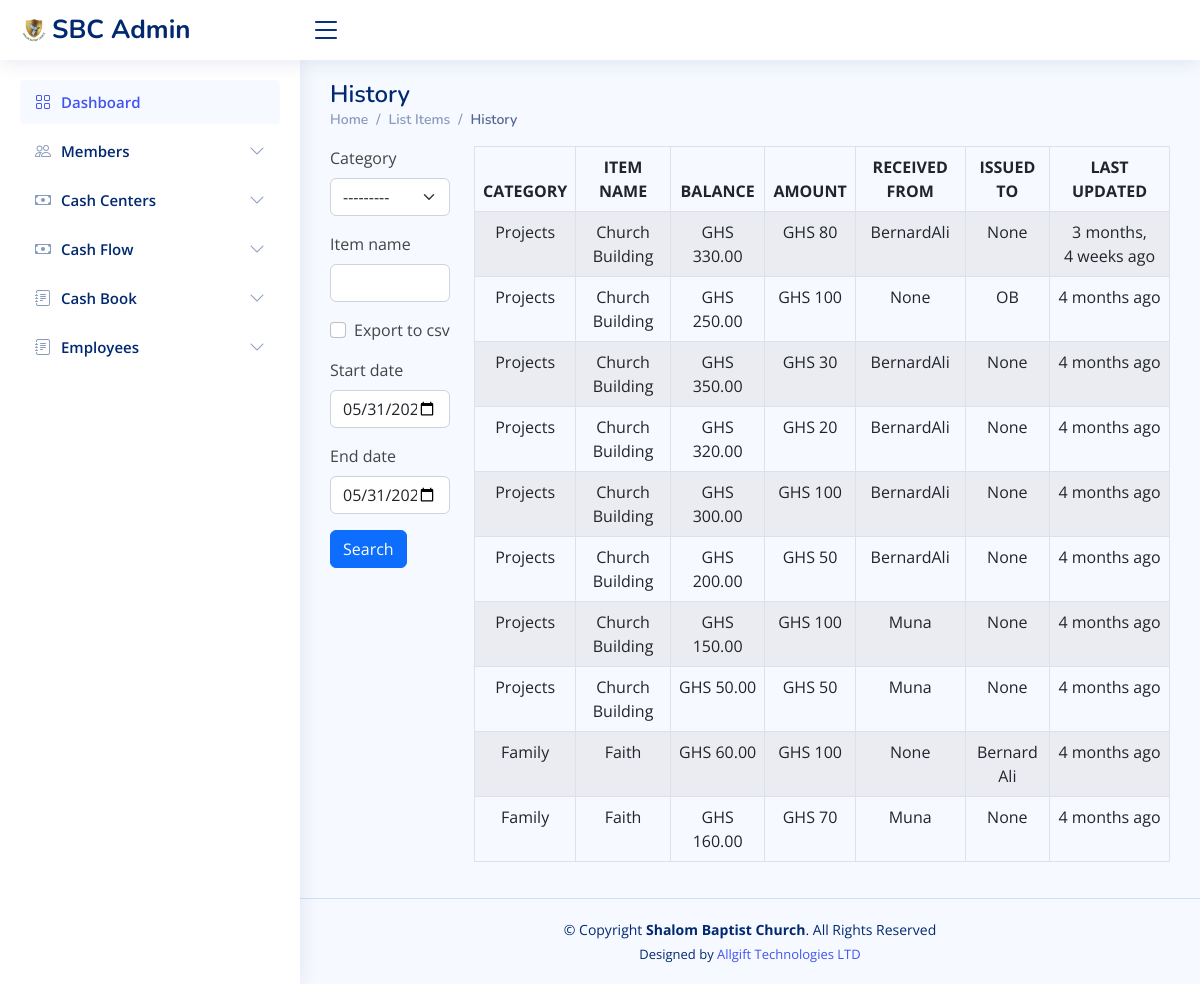
The page /accounts/list_history/ on the database as committed earlier.
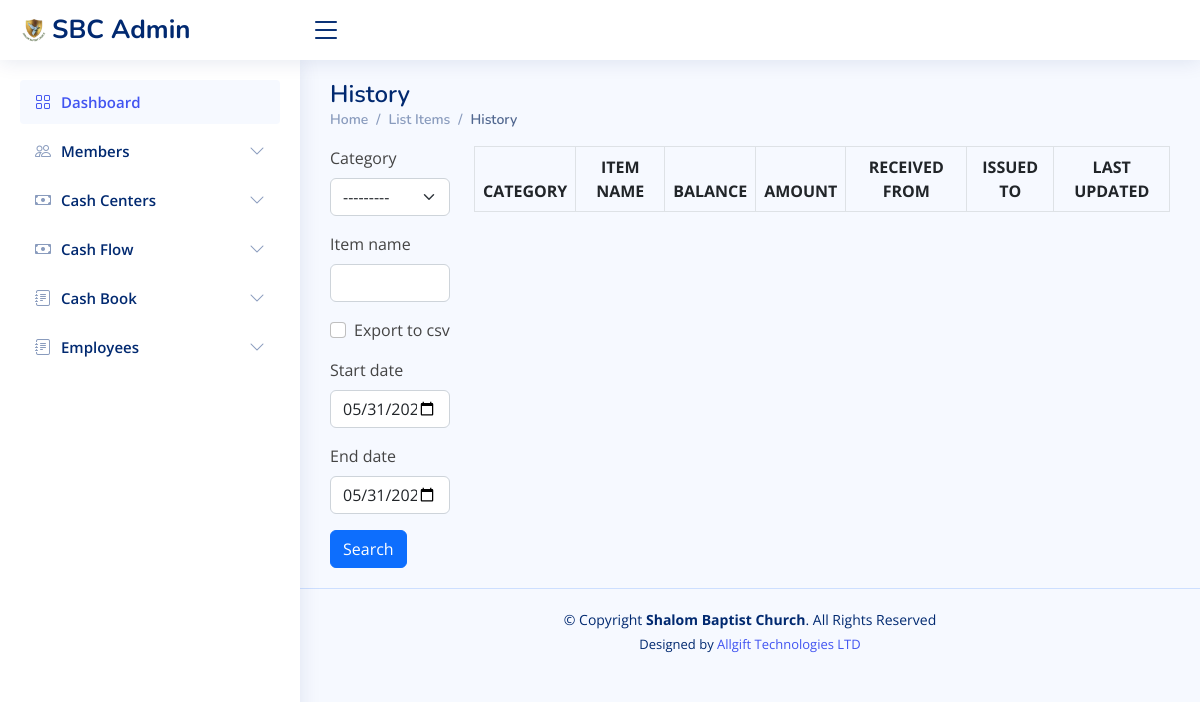
The same page on the database as committed later.
### accounts/models.py (models this page shows, shortened)
class CashFlowHistory(models.Model):
    category = models.ForeignKey(Category, on_delete=models.DO_NOTHING, blank=True)
    item_name = models.CharField(max_length=50, blank=True, null=True)
    image = models.ImageField(default='product.png', upload_to='category_pics')
    receipt_no = models.CharField(max_length=50, blank=True, null=True)
    item_description = models.TextField(blank=True, null=True)
    amount = models.IntegerField(default='0', blank=True, null=True)
    returned_to = models.CharField(max_length=50, blank=True, null=True)
    received_from = models.ForeignKey(Profile, on_delete=models.DO_NOTHING, blank=True, null=True)
    balance = models.DecimalField(max_digits=10, decimal_places=2, default=0)
    created_on = models.DateTimeField(auto_now_add=True)
    last_updated = models.DateTimeField(auto_now=True)

class Category(models.Model):
    name = models.CharField(max_length=50, blank=True, null=True)
    description = models.TextField(blank=True, null=True)
    def __str__(self):
        return self.name

### authy/models.py (models this page shows, shortened)
class Profile(models.Model):
    user = models.OneToOneField(User, on_delete=models.CASCADE, related_name='profile')
    full_name = models.CharField(max_length=50)
    gender = models.CharField(max_length=50, choices=GENDER_CHOICES, null=True, blank=True)
    blood_group = models.CharField(max_length=50, choices=BLOOD_CHOICES, null=True, blank=True)
    place_of_residence = models.CharField(max_length=50)
    birth_date = models.DateField(null=True, blank=True)
    work_status = models.CharField(max_length=50, choices=WORK_STATUS_CHOICES, default='Student')
    organisation_name = models.CharField(max_length=50, null=True, blank=True)
    education_level = models.CharField(max_length=50, choices=EDUCATION_LEVEL_CHOICES, null=True, blank=True)
    image = models.ImageField(default='default.jpg', upload_to='profile_pics', null=True, blank=True)
    created = models.DateField(auto_now_add=True)
    hometown = models.CharField(max_length=50, null=True, blank=True)
    marital_status = models.CharField(max_length=20, choices=MARRIAGE_STATUS_CHOICE, default='Single')
    spouse = models.CharField(max_length=50, null=True, blank=True)
    no_of_children = models.IntegerField(null=True, blank=True)
    phone_no = models.CharField(max_length=20)
    email = models.CharField(max_length=50, null=True, blank=True)
    father_name = models.CharField(max_length=100, null=True, blank=True)
    father_alive = models.CharField(max_length=3, choices=YES_NO_CHOICES, default='Yes')
    mother_name = models.CharField(max_length=100, null=True, blank=True)
    mother_alive = models.CharField(max_length=3, choices=YES_NO_CHOICES, default='Yes')
    next_of_kin_contact = models.CharField(max_length=20, null=True, blank=True)
    date_joined = models.DateField(null=True, blank=True)
    baptism = models.CharField(max_length=10, choices=BAPTISM_CHOICES, default='Not Yet')
    family = models.ForeignKey(Family, on_delete=models.DO_NOTHING, null=True, blank=True, related_name='family')
    auxiliary = models.ForeignKey(Auxiliaries, on_delete=models.DO_NOTHING, null=True, blank=True)
    ministry = models.ForeignKey(Ministries, on_delete=models.DO_NOTHING, null=True, blank=True)
    is_deacon = models.BooleanField(default=False)
    is_council_member = models.BooleanField(default=False)
    def __str__(self):
        return str(self.user.username)

### accounts/views.py (the view, shortened to what this page needs)
# urls.py: path('list_history/', views.list_history, name='list_history'),
def list_history(request):
    header = 'HISTORY DATA'
    queryset = CashFlowHistory.objects.all().order_by("-last_updated")
    paginator = Paginator(queryset, 15)
    page_number = request.GET.get('page')
    queryset = paginator.get_page(page_number)
    form = CashFlowHistorySearchForm(request.POST or None)
    context = {
        "header": header,
        "queryset": queryset,
        "form": form,
    }
    return render(request, "accounts/list_history.html", context)

### accounts/forms.py
class CashFlowHistorySearchForm(forms.ModelForm):
    export_to_CSV = forms.BooleanField(required=False)
    start_date = forms.DateTimeField(widget=forms.widgets.DateInput(attrs={'type': 'date'}),
                                     required=False, initial=timezone.now)
    end_date = forms.DateTimeField(widget=forms.widgets.DateInput(attrs={'type': 'date'}),
                                   required=False, initial=timezone.now)
    class Meta:
        model = CashFlowHistory
        fields = ['category', 'item_name', 'export_to_CSV', 'start_date', 'end_date']

### templates/accounts/list_history.html
{% extends 'accounts/base.html' %}
{% load humanize %}
{% load crispy_forms_tags %}
{% block content %}
     <div class="pagetitle">
      <h1>History</h1>
      <nav>
        <ol class="breadcrumb">
          <li class="breadcrumb-item"><a href="{% url 'home' %}">Home</a></li>
          <li class="breadcrumb-item"><a href="{% url 'list_items' %}">List Items</a></li>
          <li class="breadcrumb-item active">History</li>
        </ol>
      </nav>
    </div>
     <section class="section dashboard">
         <div class="row">
        <div class="col-sm-2">
            <form method='POST' action=''>{% csrf_token %}
            {{form|crispy}}
            <input type="submit" value='Search' class="btn btn-primary mybutton"/>
        </form>
        </div>
        <br>
        <div class="col-sm-10">
            <div class="display_table">
        <table class='table table-bordered table-striped datatable table-hover text-center'>
          <thead>
            <tr>
              <th>CATEGORY</th>
              <th>ITEM NAME</th>
              <th>BALANCE</th>
              <th>AMOUNT</th>
              <th>RECEIVED FROM</th>
              <th>ISSUED TO</th>
              <th>LAST UPDATED</th>
            </tr>
          </thead>
        {% for instance in queryset %}
            <tr>
              <td>{{instance.category}}</td>
              <td>{{instance.item_name}}</td>
              <td>GHS {{instance.balance}}</td>
              <td>GHS {{instance.amount}}</td>
              <td>{{instance.received_from}}</td>
              <td>{{instance.returned_to}}</td>
              <td>{{instance.last_updated|naturaltime}}</td>
            </tr>
        {% endfor %}
      </table>
    </div>
        </div>
    </div>
    </section>
{% endblock content %}

Rows that differ between the two databases and show on the page:
removed CashFlowHistory: category "Projects", item_name "Church Building", balance "330.00", amount "80", received_from "BernardAli", returned_to "None", last_updated "3 months, 4 weeks ago"
removed CashFlowHistory: category "Projects", item_name "Church Building", balance "250.00", amount "100", received_from "None", returned_to "OB", last_updated "4 months ago"
removed CashFlowHistory: category "Projects", item_name "Church Building", balance "350.00", amount "30", received_from "BernardAli", returned_to "None", last_updated "4 months ago"
removed CashFlowHistory: category "Projects", item_name "Church Building", balance "320.00", amount "20", received_from "BernardAli", returned_to "None", last_updated "4 months ago"
removed CashFlowHistory: category "Projects", item_name "Church Building", balance "300.00", amount "100", received_from "BernardAli", returned_to "None", last_updated "4 months ago"
removed CashFlowHistory: category "Projects", item_name "Church Building", balance "200.00", amount "50", received_from "BernardAli", returned_to "None", last_updated "4 months ago"
removed CashFlowHistory: category "Projects", item_name "Church Building", balance "150.00", amount "100", received_from "Muna", returned_to "None", last_updated "4 months ago"
removed CashFlowHistory: category "Projects", item_name "Church Building", balance "50.00", amount "50", received_from "Muna", returned_to "None", last_updated "4 months ago"
removed CashFlowHistory: category "Family", item_name "Faith", balance "60.00", amount "100", received_from "None", returned_to "Bernard Ali", last_updated "4 months ago"
removed CashFlowHistory: category "Family", item_name "Faith", balance "160.00", amount "70", received_from "Muna", returned_to "None", last_updated "4 months ago"
